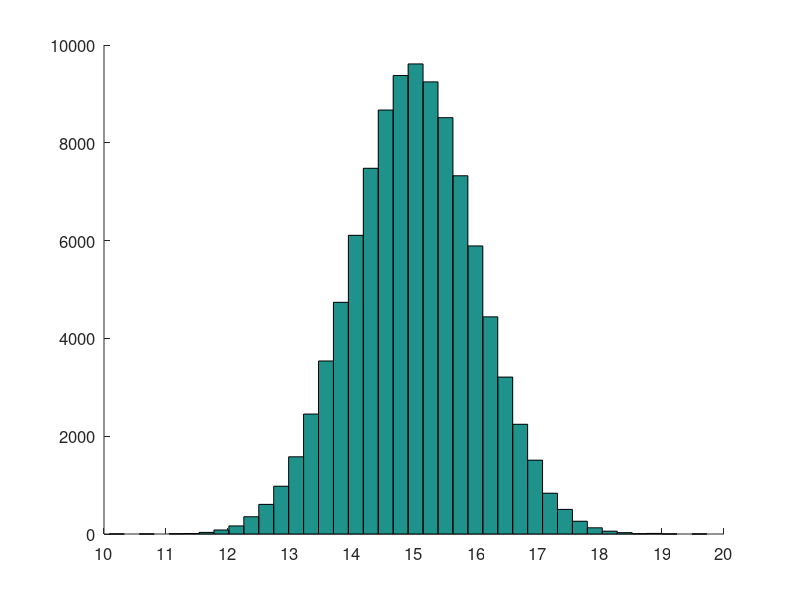
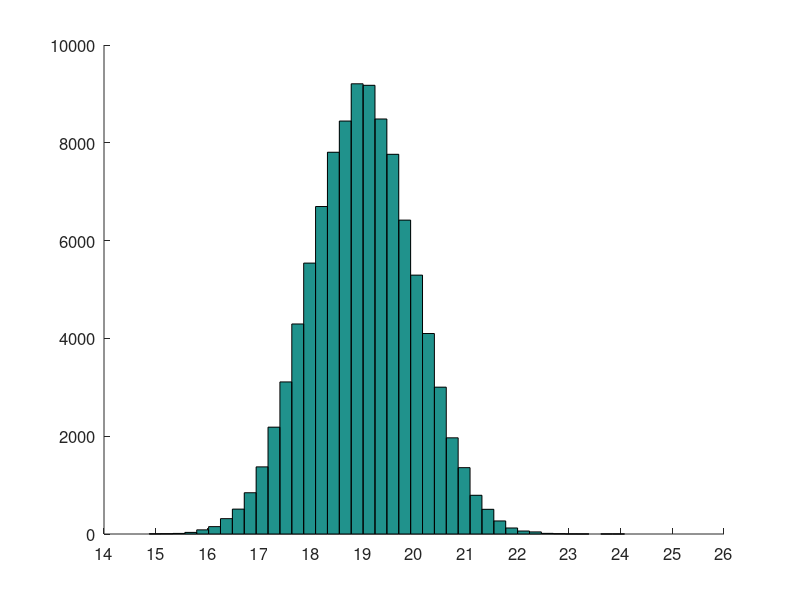
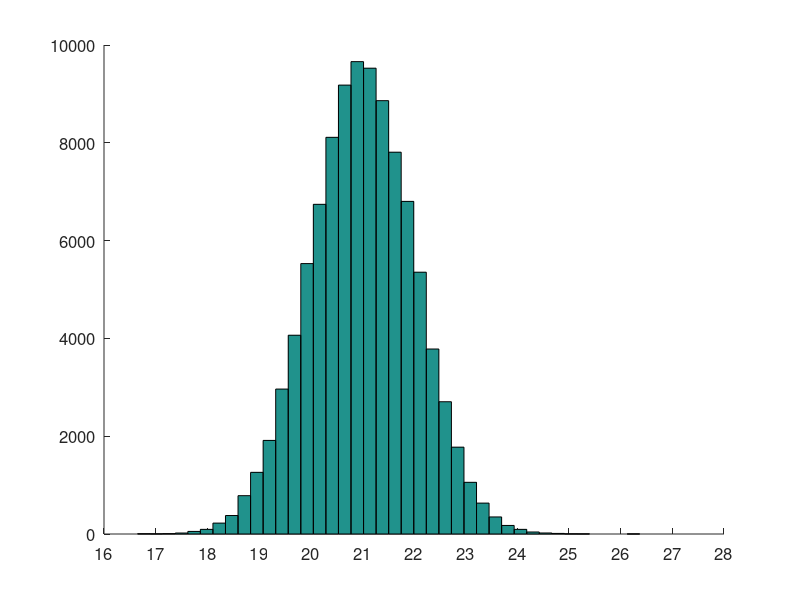
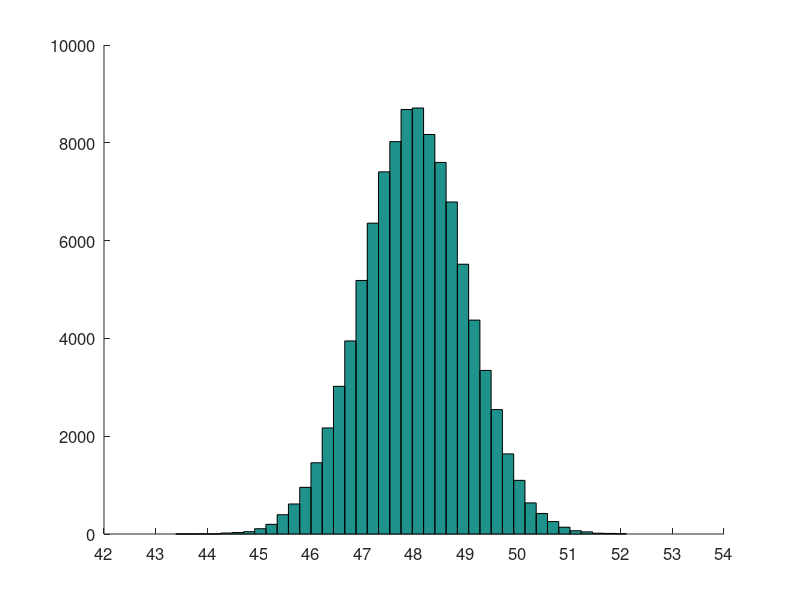

The MATLAB script that drew these images, in order:
% These are images for summary statistics and will just have random data
clear
close all

font_size = 12;
im_size = 400;

% Mean values used to shift the distribution (randomly shuffled 1:50)
map = randperm(50);

%Printer type
format_type = '-dpng';
resolution = '-r100';

for jj = 1:length(map)

    % Generate data
    data = map(jj) + randn(1e5,1);

    % Histogram
    figure('Color','w'); hold on  
    hist(data,40)
    set(gca,'FontSize',font_size,'box','off','TickDir','In')
    xl = get(gca,'XLim');
    set(gca,'XTick',floor(xl(1)):ceil(xl(2)))

    % Print histogram
    print(sprintf('Cropped\\norm_shiftmean_%d',jj),format_type,resolution);
    close

end

save('..\Data\norm_shiftmean_map','map');



